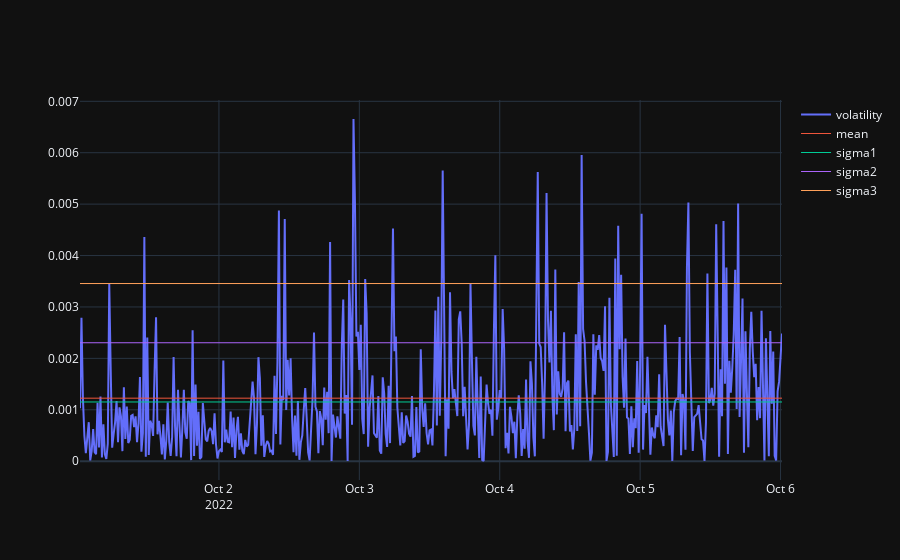

Notebook code for this chart:
### Code cell
start('BTC/USDT', '2022-10-01 00:00:00', '15m', 5000)

### Figure 1 — Plotly figure (JSON) as saved in the notebook; plotly's stock layout.template omitted (floating-point values rounded to 4 significant figures; data arrays with more than 128 entries replaced by an {"elided": "..."} marker saying what was removed)
{"data": [{"mode": "lines", "name": "volatility", "x": {"elided": "481 str values"}, "y": {"elided": "481 float values"}, "type": "scatter"}, {"line": {"width": 1}, "mode": "lines", "name": "mean", "x": ["2022-10-01T00:15:00", "2022-10-06T00:15:00"], "y": [0.001226, 0.001226], "type": "scatter"}, {"line": {"width": 1}, "mode": "lines", "name": "sigma1", "x": ["2022-10-01T00:15:00", "2022-10-06T00:15:00"], "y": [0.001152, 0.001152], "type": "scatter"}, {"line": {"width": 1}, "mode": "lines", "name": "sigma2", "x": ["2022-10-01T00:15:00", "2022-10-06T00:15:00"], "y": [0.002304, 0.002304], "type": "scatter"}, {"line": {"width": 1}, "mode": "lines", "name": "sigma3", "x": ["2022-10-01T00:15:00", "2022-10-06T00:15:00"], "y": [0.003455, 0.003455], "type": "scatter"}], "layout": {}}
